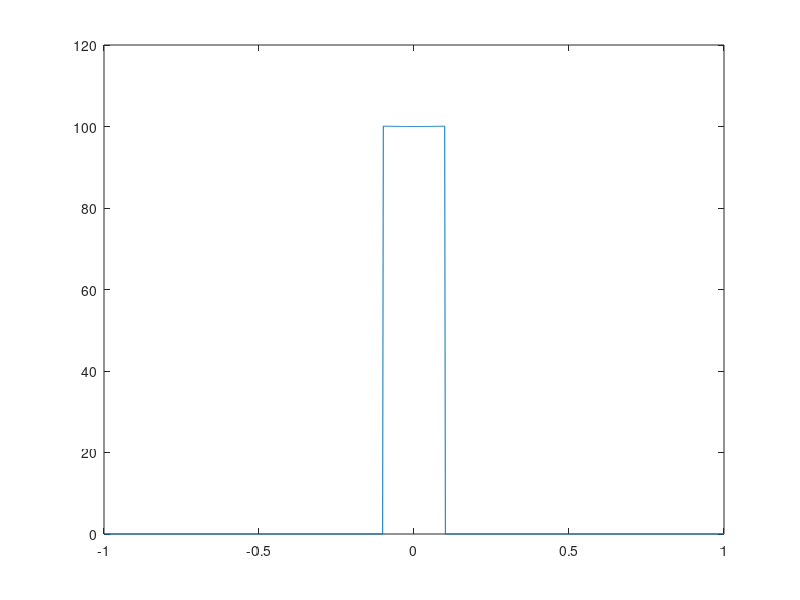

Write the MATLAB code that produced this figure.
w=linspace(-pi,pi,1000);
sigma = pi/10;

p1=[];
for i=1:1000
    if w(i)<=sigma && w(i)>=-sigma
        p1(i)=1;
    else
        p1(i)=0;
    end
end

R = (100./sinc(pi*w./(200*sigma)).^2).*p1;
plot(w/pi,R)
